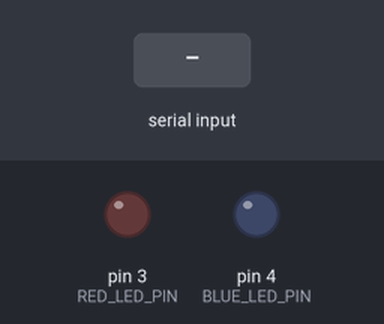
Bench run of a sketch on a simulated Arduino Uno, built with avr-gcc and run on an emulated ATmega328P. Parts: output pins drawn as LEDs (lit = HIGH). Inputs (shaded band) come from the test bench. What the sketch prints to the serial monitor is not drawn.

Above: at 1.2 s.
1.3 s: "person:1\n" received over Serial
At 1.7 s:
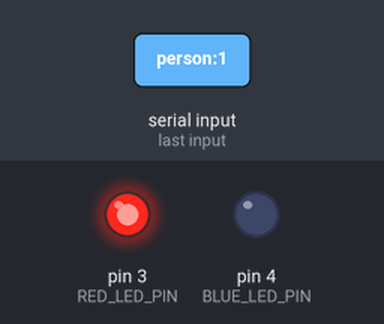
2.8 s: "person:150\n" received over Serial
At 4.2 s:
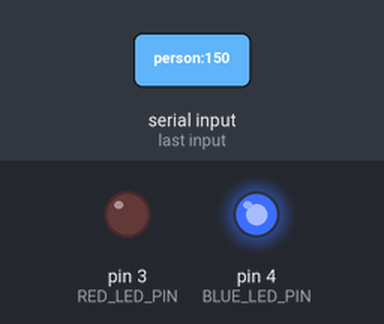
Timing chart, 0 to 5.8 s (numbered marks = the images above; inputs shaded):
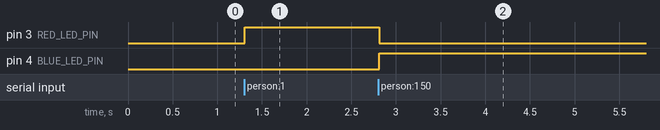

The sketch:

serial_led_on_person.ino
```cpp
/*
  웹캠 객체 탐지 프로젝트와 연동되는 아두이노 스케치

  기능:
  - 웹 브라우저로부터 'person : 숫자' 형식의 시리얼 데이터를 수신합니다.
  - 사람 수(person)에 따라 LED를 제어합니다.
    - 0명: 모든 LED 끔
    - 1명: 빨간색 LED 켬 (3번 핀)
    - 2명 이상: 파란색 LED 켬 (4번 핀)

  연결:
  - 빨간색 LED: 디지털 3번 핀
  - 파란색 LED: 디지털 4번 핀
*/

// LED 핀 번호를 상수로 정의하여 가독성과 유지보수성을 높입니다.
const int RED_LED_PIN = 3;
const int BLUE_LED_PIN = 4;

void setup() {
  // 시리얼 통신을 9600 bps로 시작합니다.
  // 웹 코드의 port.open({ baudRate: 9600 }) 설정과 일치해야 합니다.
  Serial.begin(9600);

  // LED 핀들을 출력(OUTPUT) 모드로 설정합니다.
  pinMode(RED_LED_PIN, OUTPUT);
  pinMode(BLUE_LED_PIN, OUTPUT);

  // 프로그램 시작 시 모든 LED를 끈 상태로 초기화합니다.
  digitalWrite(RED_LED_PIN, LOW);
  digitalWrite(BLUE_LED_PIN, LOW);

  // 아두이노가 준비되었음을 시리얼 모니터에 출력합니다.
  Serial.println("Arduino is ready. Waiting for data...");
}

void loop() {
  // 시리얼 버퍼에 읽을 데이터가 있는지 확인합니다.
  if (Serial.available() > 0) {
    // '\n' (줄바꿈) 문자를 만날 때까지 문자열을 읽어옵니다.
    // JavaScript 코드에서 `line + '\r\n'`으로 보내므로 정상적으로 수신됩니다.
    String receivedString = Serial.readStringUntil('\n');

    // 수신된 데이터가 "person"으로 시작하는지 확인합니다.
    // 다른 객체("cat", "dog" 등)의 데이터는 무시합니다.
    if (receivedString.startsWith("person")) {

      // 콜론(:) 문자의 위치를 찾습니다.
      int colonIndex = receivedString.indexOf(':');

      // 콜론이 문자열 내에 존재하는 경우
      if (colonIndex != -1) {
        // 콜론 다음 위치부터 문자열을 잘라내고, 앞뒤 공백을 제거한 후 정수로 변환합니다.
        // 예: "person : 2" -> " 2" -> "2" -> 2
        String countString = receivedString.substring(colonIndex + 1);
        countString.trim();
        int personCount = countString.toInt();

        // 감지된 사람 수에 따른 LED 제어 로직
        if (personCount == 0) {
          // 사람이 없으면 모든 LED를 끕니다.
          digitalWrite(RED_LED_PIN, LOW);
          digitalWrite(BLUE_LED_PIN, LOW);
        } else if (personCount == 1) {
          // 사람이 1명이면 빨간 LED만 켭니다.
          digitalWrite(RED_LED_PIN, HIGH);
          digitalWrite(BLUE_LED_PIN, LOW);
        } else { // personCount >= 2
          // 사람이 2명 이상이면 파란 LED만 켭니다.
          digitalWrite(RED_LED_PIN, LOW);
          digitalWrite(BLUE_LED_PIN, HIGH);
        }
      }
    }
  }
}
```

Measured:
- after the input at 1.3 s, pin 3 (RED_LED_PIN): LOW → HIGH at once
- after the input at 2.8 s, pin 3 (RED_LED_PIN): HIGH → LOW at once; pin 4 (BLUE_LED_PIN): LOW → HIGH at once
